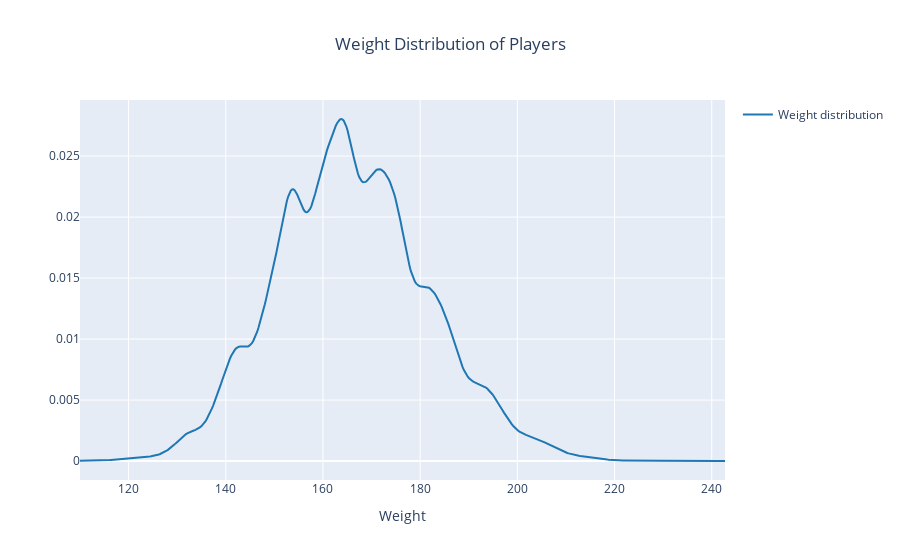

This figure's notebook cell:
### Markdown cell above
### Distribution of Weight

### Code cell
# Create the distribution plot
fig = ff.create_distplot([df['Weight'].tolist()], group_labels=['Weight distribution'], show_hist=False, show_rug=False)

# Add title and axis labels
fig.update_layout(
    title_text='Weight Distribution of Players',
    title_x=0.5,
    xaxis_title='Weight'
)

# Show the plot
fig.show()

### Figure 1 — Plotly figure (JSON) as saved in the notebook; plotly's stock layout.template omitted (floating-point values rounded to 4 significant figures; data arrays with more than 128 entries replaced by an {"elided": "..."} marker saying what was removed)
{"data": [{"legendgroup": "Weight distribution", "marker": {"color": "rgb(31, 119, 180)"}, "mode": "lines", "name": "Weight distribution", "showlegend": true, "type": "scatter", "x": {"elided": "500 float values"}, "xaxis": "x", "y": {"elided": "500 float values"}, "yaxis": "y"}], "layout": {"autosize": true, "barmode": "overlay", "hovermode": "closest", "legend": {"traceorder": "reversed"}, "title": {"text": "Weight Distribution of Players", "x": 0.5}, "xaxis": {"anchor": "y2", "autorange": true, "domain": [0, 1], "range": [110, 242.7], "title": {"text": "Weight"}, "type": "linear", "zeroline": false}, "yaxis": {"anchor": "free", "autorange": true, "domain": [0, 1], "position": 0, "range": [-0.001549, 0.02959], "type": "linear"}}}
